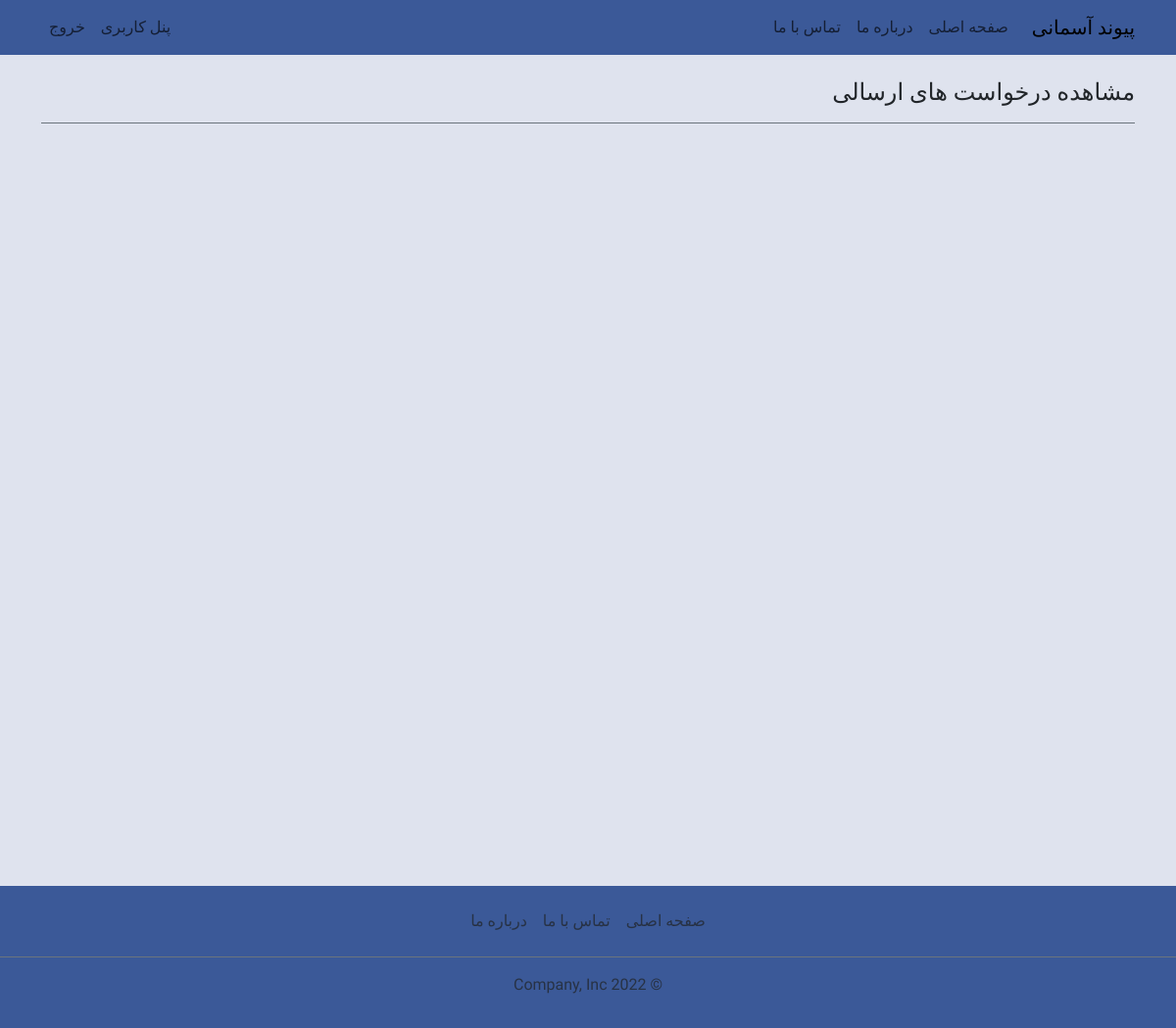
Page /sending_requests/ (signed in) on the earlier database version.
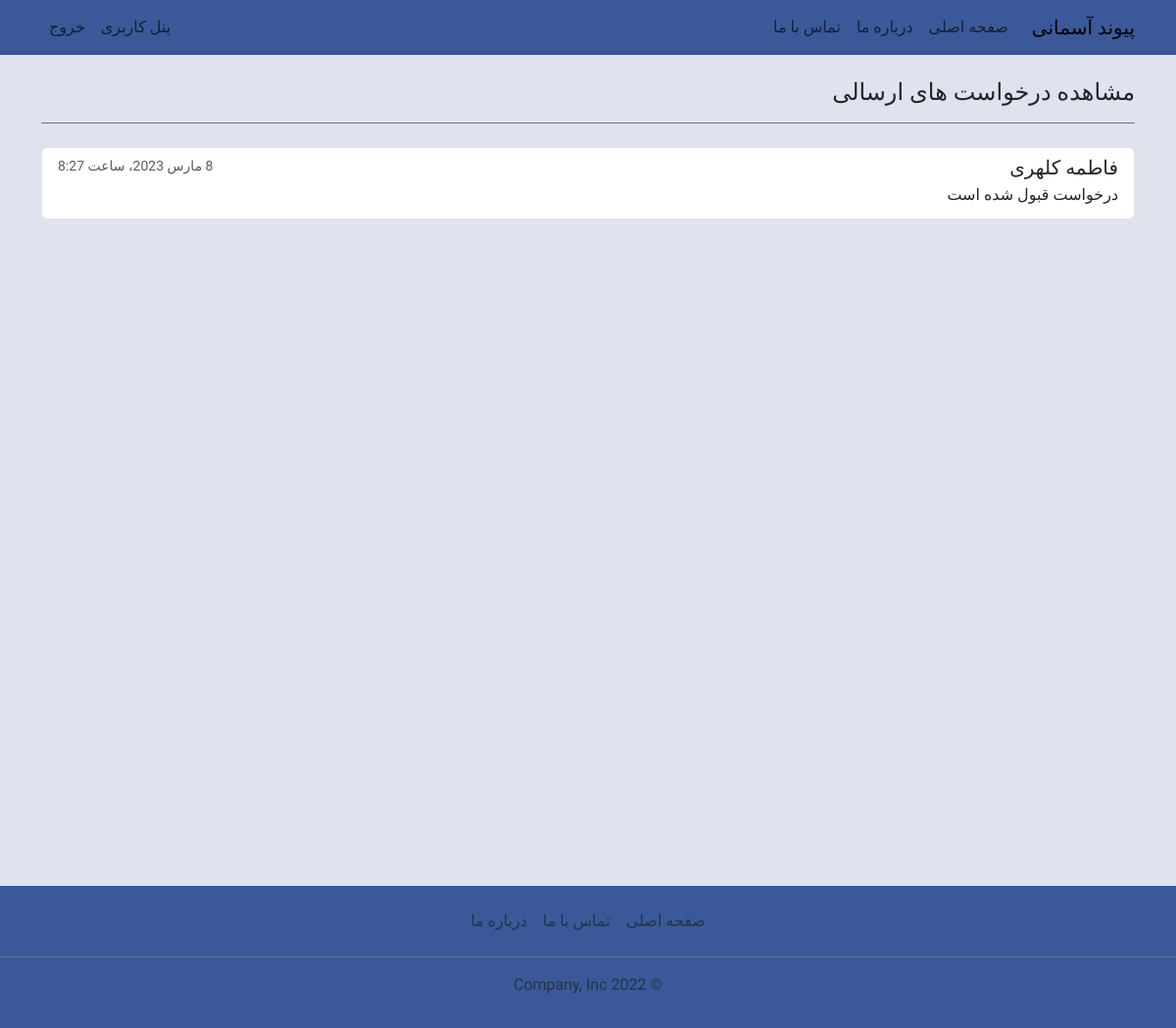
Same page on the later database version.
### chat/models.py (models this page shows, shortened)
class Relation(models.Model):
    sender = models.ForeignKey(User, on_delete=models.CASCADE, related_name="sender", verbose_name='فرستنده')
    reciver = models.ForeignKey(User, on_delete=models.CASCADE, related_name="reciver", verbose_name='گیرنده')
    status = models.CharField(max_length=1, choices=RELATION_CHOICES)
    created_at = models.DateTimeField("تاریخ ثبت درخواست", auto_now_add=True)
    updated_at = models.DateTimeField("تاریخ ویرایش", auto_now=True)
    class Meta:
        db_table = 'relations'
        managed = True
        verbose_name = 'رابطه'
        verbose_name_plural = 'رابطه ها'

### account/models.py (models this page shows, shortened)
class User(AbstractBaseUser):
    PHONE_REGEX = RegexValidator(regex=r"^09\d{9}$", message="شماره موبایل اشتباه میباشد")
    phone = models.CharField("شماره موبایل", max_length=11, unique=True, validators=[PHONE_REGEX])
    first_name = models.CharField("نام", max_length=100)
    last_name = models.CharField("نام خانوادگی", max_length=100)
    gender = models.CharField("جنسیت", max_length=1, choices=GENDER_CHOICES, default="1")
    is_active = models.BooleanField("فعال", default=True)
    is_superuser = models.BooleanField("مدیر", default=False)  # superuser
    is_admin = models.BooleanField("رابط", default=False)  # connector
    is_staff = models.BooleanField("کارشناس", default=False)  # expert
    joined_date = models.DateTimeField("تاریخ ثبت نام", auto_now_add=True)
    last_login = models.DateTimeField("تاریخ آخرین ورود", auto_now=True)
    objects = UserManager()
    USERNAME_FIELD = "phone"
    @property
    def fullname(self):
        return f"{self.first_name} {self.last_name}"
    class Meta:
        db_table = "users"
        managed = True
        verbose_name = "کاربر"
        verbose_name_plural = "کاربران"

### account/views.py (the view)
# urls.py: path("sending_requests/", views.sending_requests, name="sending_requests"),
def sending_requests(request):
    name = "account/sending_requests.html"
    title = "مشاهده درخواست های ارسالی"
    relations = Relation.objects.filter(sender=request.user)
    context = {
        'title': title,
        'relations': relations
    }
    return render(request, name, context)

### templates/account/sending_requests.html (shortened to what this page needs)
{% extends "base.html" %}
{% block header %}
{% include "navbar.html" %}
{% endblock header %}
{% block content %}
<div class="container">
  <h4 class="border-bottom border-secondary my-4 pb-3">{{ title }}</h4>
  <div class="list-group">
    {% for relation in relations %}
    <a href="{% url 'account:user_detail' pk=relation.reciver.pk %}" class="list-group-item list-group-item-action">
      <div class="d-flex w-100 justify-content-between">
        <h5 class="mb-1">{{ relation.reciver.fullname }}</h5>
        <small class="text-muted">{{ relation.updated_at }}</small>
      </div>
      <p class="mb-1">{{ relation.get_status_display }}</p>
    </a>
    {% endfor %}
  </div>
</div>
{% endblock content %}
{% block footer %}
{% include "footer.html" %}
{% endblock footer %}

Differences in the rows shown:
added Relation: reciver.fullname "فاطمه کلهری", updated_at "8 مارس 2023، ساعت 8:27", status "درخواست قبول شده است"
